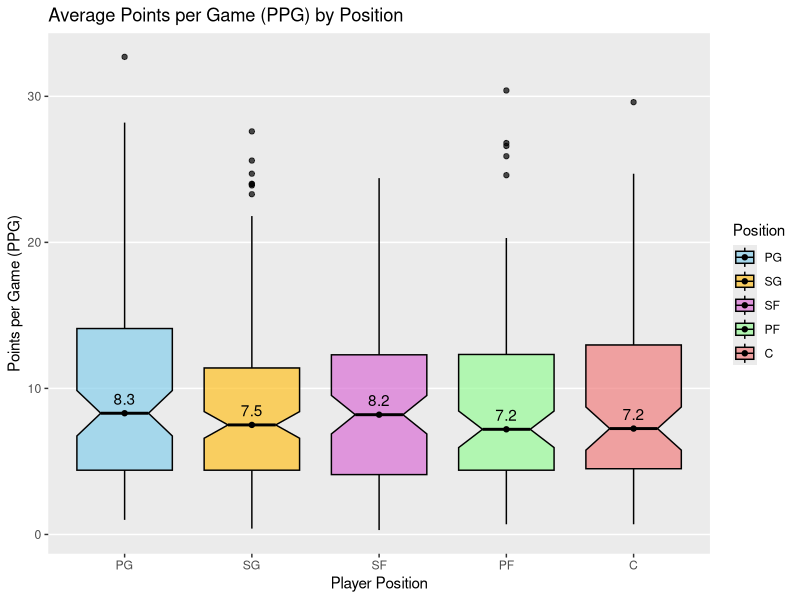
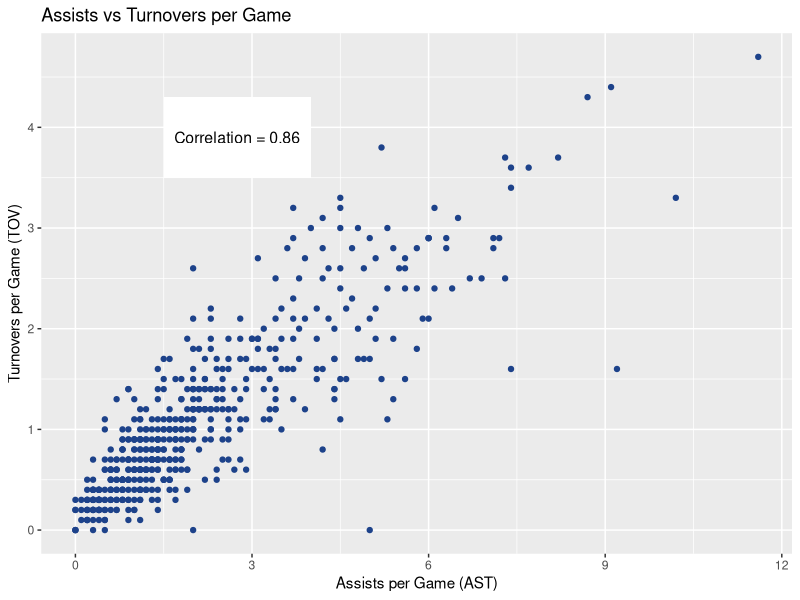
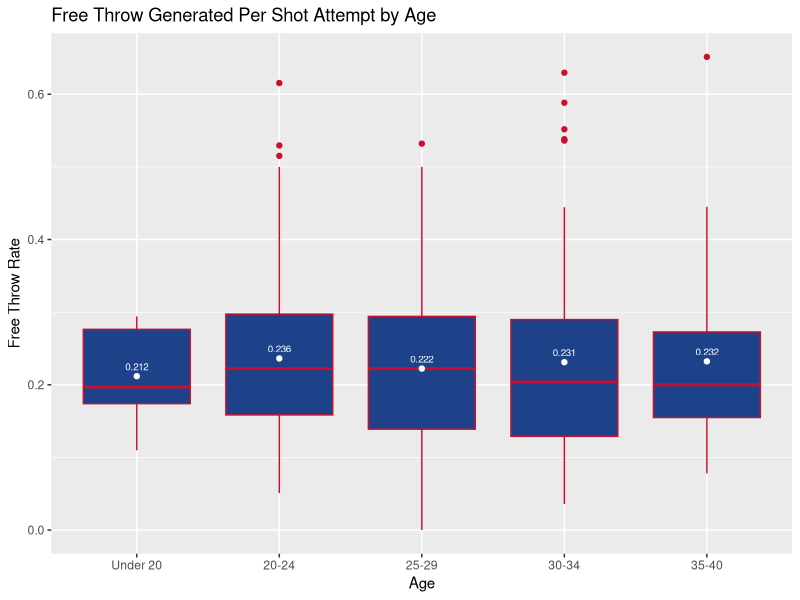

The R script that drew these images, in order:
## ---- chunk 1
knitr::opts_chunk$set(echo = TRUE)
knitr::opts_chunk$set(warning = FALSE, message = FALSE)
## ---- chunk 2
library(readr)
library(ggplot2)
library(dplyr)
## ---- chunk 3
nbadata <- read_csv("nba_data_cleaned.csv", show_col_type = FALSE)
colnames(nbadata)
## ---- chunk 4
# Order positions manually to follow the usual order used by the public
nbadata$Pos <- factor(nbadata$Pos, levels = c("PG", "SG", "SF", "PF", "C"))
# Calculate median points per game (PPG) for labeling
median_pos <- nbadata %>% group_by(Pos) %>% summarise(median_PPG = median(PTS, na.rm = TRUE))
by(nbadata$PTS, nbadata$Pos, summary) # 5 number summary for each position
## ---- chunk 5
ggplot(nbadata, aes(x = Pos, y = PTS, fill = Pos)) +
  geom_boxplot(notch=TRUE, alpha = 0.7, color = "black") + 
  geom_point(data = median_pos, aes(y = median_PPG)) +
  geom_text(data = median_pos, aes(label = round(median_PPG, 1), y = median_PPG + 1)) +
  scale_fill_manual(values=c("PG"="skyblue","SG"="goldenrod1","SF"="orchid",
                             "PF"="palegreen","C"="lightcoral")) +
  labs(title = "Average Points per Game (PPG) by Position", x = "Player Position",
    y = "Points per Game (PPG)", fill = "Position") +
  theme(legend.position = "right", panel.grid.minor = element_blank(),
        panel.grid.major.x = element_blank())
## ---- chunk 6
cor_value <- cor(nbadata$AST, nbadata$TOV, use = "complete.obs")
ggplot(nbadata, aes(x = AST, y = TOV)) + geom_point(color = "#1D428A") +
  labs(title = "Assists vs Turnovers per Game",
       x = "Assists per Game (AST)", y = "Turnovers per Game (TOV)") + 
  annotate("rect", xmin = 1.5, xmax = 4, ymin = 3.5, ymax = 4.3,
           fill = "white", color = "transparent") +
  annotate("text", x = 2.75, y = 3.9, label = paste("Correlation =", round(cor_value, 2)),size = 4)
## ---- chunk 7
#Break the ages into groups
age_breaks = c(0, 20, 25, 30, 35, 41)
#Create names for the groups
age_labels = c("Under 20", "20-24", "25-29", "30-34", "35-40") 
#Use cut to split the data into groups
nbadata$Age <- cut(x = nbadata$Age, breaks = age_breaks, 
                   labels = age_labels, right = FALSE,include.lowest = TRUE) 
## ---- chunk 8
#Add a new column that looks at FT generated off of shot attempts
nbadata$FTRate = nbadata$FTA/nbadata$FGA 
#Find mean of FTRate
FTR_mean <- mean(nbadata$FTRate) 
#Find standard deviation of FTRate
FTR_sd <- sd(nbadata$FTRate) 
#Calculate the Z-Score for every point
z_scores <- (nbadata$FTRate - FTR_mean) / FTR_sd 
#Adds a new column that says if is an outlier in FTRate
nbadata$outliersFTR = abs(z_scores)>3 
## ---- chunk 9
#Box plot of Free Throw Rate with outliers removed
age_box_outliersrem = ggplot(filter(nbadata, outliersFTR==F), aes(x=Age, y=FTRate))+
  geom_boxplot(fill="#1D428A", color = "#C8102E")+
  labs(title="Free Throw Generated Per Shot Attempt by Age", 
       y="Free Throw Rate")+
  stat_summary(fun.y=mean, geom="point", color = "white")+
  stat_summary(fun.y=mean, geom="text", aes(label=round(after_stat(y), 3)), 
               vjust=-0.75, position=position_dodge(0.9), color="white", size = 2.5)
age_box_outliersrem
